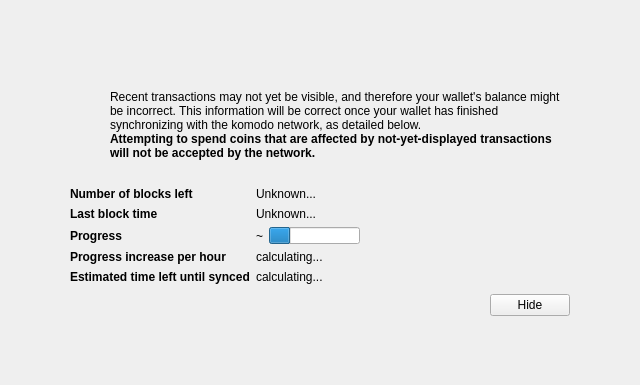
<?xml version="1.0" encoding="UTF-8"?>
<ui version="4.0">
 <class>ModalOverlay</class>
 <widget class="ModalOverlay" name="ModalOverlay">
  <property name="geometry">
   <rect>
    <x>0</x>
    <y>0</y>
    <width>640</width>
    <height>385</height>
   </rect>
  </property>
  <property name="windowTitle">
   <string>Form</string>
  </property>
  <layout class="QVBoxLayout" name="verticalLayout" stretch="0">
   <property name="sizeConstraint">
    <enum>QLayout::SetDefaultConstraint</enum>
   </property>
   <property name="leftMargin">
    <number>0</number>
   </property>
   <property name="topMargin">
    <number>0</number>
   </property>
   <property name="rightMargin">
    <number>0</number>
   </property>
   <property name="bottomMargin">
    <number>0</number>
   </property>
   <item>
    <widget class="QWidget" name="bgWidget" native="true">
     <layout class="QVBoxLayout" name="verticalLayoutMain" stretch="1">
      <property name="leftMargin">
       <number>60</number>
      </property>
      <property name="topMargin">
       <number>60</number>
      </property>
      <property name="rightMargin">
       <number>60</number>
      </property>
      <property name="bottomMargin">
       <number>60</number>
      </property>
      <item>
       <widget class="QWidget" name="contentWidget" native="true">
        <layout class="QVBoxLayout" name="verticalLayoutSub" stretch="1,0,0,0">
         <property name="spacing">
          <number>0</number>
         </property>
         <property name="leftMargin">
          <number>10</number>
         </property>
         <property name="topMargin">
          <number>10</number>
         </property>
         <property name="rightMargin">
          <number>10</number>
         </property>
         <property name="bottomMargin">
          <number>10</number>
         </property>
         <item>
          <layout class="QHBoxLayout" name="horizontalLayoutIconText" stretch="0,1">
           <property name="topMargin">
            <number>20</number>
           </property>
           <item>
            <layout class="QVBoxLayout" name="verticalLayoutIcon">
             <property name="leftMargin">
              <number>0</number>
             </property>
             <item>
              <widget class="QPushButton" name="warningIcon">
               <property name="enabled">
                <bool>false</bool>
               </property>
               <property name="text">
                <string/>
               </property>
               <property name="icon">
                <iconset>
                 <normaloff>:/icons/warning</normaloff>
                 <disabledoff>:/icons/warning</disabledoff>:/icons/warning</iconset>
               </property>
               <property name="iconSize">
                <size>
                 <width>48</width>
                 <height>48</height>
                </size>
               </property>
               <property name="flat">
                <bool>true</bool>
               </property>
              </widget>
             </item>
             <item>
              <spacer name="verticalSpacerWarningIcon">
               <property name="orientation">
                <enum>Qt::Vertical</enum>
               </property>
               <property name="sizeHint" stdset="0">
                <size>
                 <width>20</width>
                 <height>40</height>
                </size>
               </property>
              </spacer>
             </item>
            </layout>
           </item>
           <item>
            <layout class="QVBoxLayout" name="verticalLayoutInfoText">
             <property name="leftMargin">
              <number>0</number>
             </property>
             <property name="topMargin">
              <number>0</number>
             </property>
             <item>
              <widget class="QLabel" name="infoText">
               <property name="text">
                <string>Recent transactions may not yet be visible, and therefore your wallet's balance might be incorrect. This information will be correct once your wallet has finished synchronizing with the komodo network, as detailed below.</string>
               </property>
               <property name="textFormat">
                <enum>Qt::RichText</enum>
               </property>
               <property name="wordWrap">
                <bool>true</bool>
               </property>
              </widget>
             </item>
             <item>
              <widget class="QLabel" name="infoTextStrong">
               <property name="font">
                <font>
                 <weight>75</weight>
                 <bold>true</bold>
                </font>
               </property>
               <property name="text">
                <string>Attempting to spend coins that are affected by not-yet-displayed transactions will not be accepted by the network.</string>
               </property>
               <property name="textFormat">
                <enum>Qt::RichText</enum>
               </property>
               <property name="wordWrap">
                <bool>true</bool>
               </property>
              </widget>
             </item>
             <item>
              <spacer name="verticalSpacerInTextSpace">
               <property name="orientation">
                <enum>Qt::Vertical</enum>
               </property>
               <property name="sizeHint" stdset="0">
                <size>
                 <width>20</width>
                 <height>40</height>
                </size>
               </property>
              </spacer>
             </item>
            </layout>
           </item>
          </layout>
         </item>
         <item>
          <spacer name="verticalSpacerAfterText">
           <property name="orientation">
            <enum>Qt::Vertical</enum>
           </property>
           <property name="sizeHint" stdset="0">
            <size>
             <width>20</width>
             <height>40</height>
            </size>
           </property>
          </spacer>
         </item>
         <item>
          <layout class="QFormLayout" name="formLayout">
           <property name="fieldGrowthPolicy">
            <enum>QFormLayout::FieldsStayAtSizeHint</enum>
           </property>
           <property name="horizontalSpacing">
            <number>6</number>
           </property>
           <property name="verticalSpacing">
            <number>6</number>
           </property>
           <property name="topMargin">
            <number>10</number>
           </property>
           <item row="0" column="0">
            <widget class="QLabel" name="labelNumberOfBlocksLeft">
             <property name="font">
              <font>
               <weight>75</weight>
               <bold>true</bold>
              </font>
             </property>
             <property name="text">
              <string>Number of blocks left</string>
             </property>
            </widget>
           </item>
           <item row="0" column="1">
            <widget class="QLabel" name="numberOfBlocksLeft">
             <property name="text">
              <string>Unknown...</string>
             </property>
            </widget>
           </item>
           <item row="1" column="0">
            <widget class="QLabel" name="labelLastBlockTime">
             <property name="font">
              <font>
               <weight>75</weight>
               <bold>true</bold>
              </font>
             </property>
             <property name="text">
              <string>Last block time</string>
             </property>
            </widget>
           </item>
           <item row="1" column="1">
            <widget class="QLabel" name="newestBlockDate">
             <property name="sizePolicy">
              <sizepolicy hsizetype="Maximum" vsizetype="Preferred">
               <horstretch>0</horstretch>
               <verstretch>0</verstretch>
              </sizepolicy>
             </property>
             <property name="text">
              <string>Unknown...</string>
             </property>
            </widget>
           </item>
           <item row="2" column="0">
            <widget class="QLabel" name="labelSyncDone">
             <property name="font">
              <font>
               <weight>75</weight>
               <bold>true</bold>
              </font>
             </property>
             <property name="text">
              <string>Progress</string>
             </property>
            </widget>
           </item>
           <item row="2" column="1">
            <layout class="QHBoxLayout" name="horizontalLayoutSync" stretch="0,1">
             <item>
              <widget class="QLabel" name="percentageProgress">
               <property name="text">
                <string notr="true">~</string>
               </property>
              </widget>
             </item>
             <item>
              <widget class="QProgressBar" name="progressBar">
               <property name="value">
                <number>24</number>
               </property>
               <property name="format">
                <string/>
               </property>
              </widget>
             </item>
            </layout>
           </item>
           <item row="4" column="0">
            <widget class="QLabel" name="labelProgressIncrease">
             <property name="font">
              <font>
               <weight>75</weight>
               <bold>true</bold>
              </font>
             </property>
             <property name="text">
              <string>Progress increase per hour</string>
             </property>
            </widget>
           </item>
           <item row="4" column="1">
            <widget class="QLabel" name="progressIncreasePerH">
             <property name="text">
              <string>calculating...</string>
             </property>
            </widget>
           </item>
           <item row="5" column="0">
            <widget class="QLabel" name="labelEstimatedTimeLeft">
             <property name="font">
              <font>
               <weight>75</weight>
               <bold>true</bold>
              </font>
             </property>
             <property name="text">
              <string>Estimated time left until synced</string>
             </property>
            </widget>
           </item>
           <item row="5" column="1">
            <widget class="QLabel" name="expectedTimeLeft">
             <property name="text">
              <string>calculating...</string>
             </property>
            </widget>
           </item>
          </layout>
         </item>
         <item>
          <layout class="QHBoxLayout" name="horizontalLayoutButtons">
           <property name="leftMargin">
            <number>10</number>
           </property>
           <property name="topMargin">
            <number>10</number>
           </property>
           <item>
            <spacer name="horizontalSpacer">
             <property name="orientation">
              <enum>Qt::Horizontal</enum>
             </property>
             <property name="sizeHint" stdset="0">
              <size>
               <width>40</width>
               <height>20</height>
              </size>
             </property>
            </spacer>
           </item>
           <item>
            <widget class="QPushButton" name="closeButton">
             <property name="text">
              <string>Hide</string>
             </property>
            </widget>
           </item>
          </layout>
         </item>
        </layout>
       </widget>
      </item>
     </layout>
    </widget>
   </item>
  </layout>
 </widget>
 <customwidgets>
  <customwidget>
   <class>ModalOverlay</class>
   <extends>QWidget</extends>
   <header>modaloverlay.h</header>
   <container>1</container>
  </customwidget>
 </customwidgets>
 <resources/>
 <connections/>
</ui>
